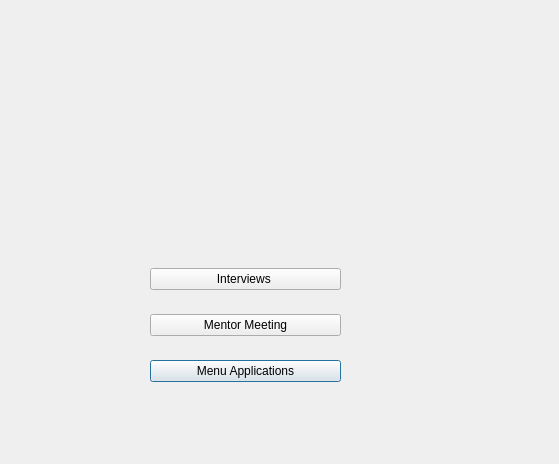
<?xml version="1.0" encoding="UTF-8"?>
<ui version="4.0">
 <class>prefrence_menu</class>
 <widget class="QDialog" name="prefrence_menu">
  <property name="geometry">
   <rect>
    <x>0</x>
    <y>0</y>
    <width>559</width>
    <height>464</height>
   </rect>
  </property>
  <property name="windowTitle">
   <string>Dialog</string>
  </property>
  <property name="autoFillBackground">
   <bool>true</bool>
  </property>
  <widget class="QLabel" name="label">
   <property name="geometry">
    <rect>
     <x>140</x>
     <y>120</y>
     <width>201</width>
     <height>61</height>
    </rect>
   </property>
   <property name="text">
    <string/>
   </property>
   <property name="pixmap">
    <pixmap>../../../../Downloads/logo.png</pixmap>
   </property>
   <property name="scaledContents">
    <bool>true</bool>
   </property>
  </widget>
  <widget class="QWidget" name="">
   <property name="geometry">
    <rect>
     <x>150</x>
     <y>250</y>
     <width>191</width>
     <height>151</height>
    </rect>
   </property>
   <layout class="QGridLayout" name="gridLayout_2">
    <item row="3" column="0">
     <widget class="QPushButton" name="pushButton">
      <property name="text">
       <string>Menu Applications</string>
      </property>
     </widget>
    </item>
    <item row="0" column="0">
     <widget class="QPushButton" name="pushButton_3">
      <property name="text">
       <string>Interviews </string>
      </property>
     </widget>
    </item>
    <item row="2" column="0">
     <widget class="QPushButton" name="pushButton_2">
      <property name="text">
       <string>Mentor Meeting</string>
      </property>
     </widget>
    </item>
   </layout>
  </widget>
 </widget>
 <resources/>
 <connections/>
</ui>
